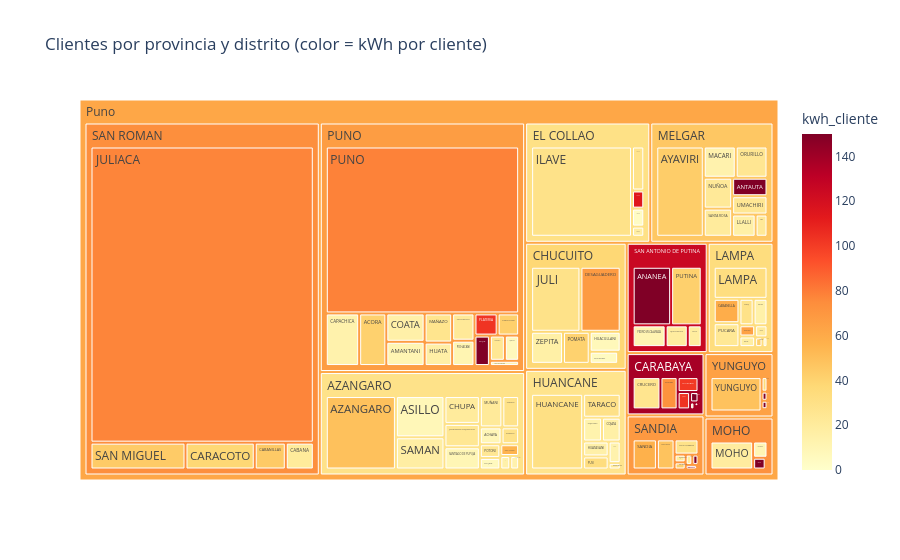

Notebook code cell kept with this figure:
### Code cell
fig = px.treemap(df, path=[px.Constant("Puno"), "provincia", "distrito"], values="clientes",
                 color="kwh_cliente", color_continuous_scale="YlOrRd", range_color=(0, 150),
                 title="Clientes por provincia y distrito (color = kWh por cliente)")
fig.update_traces(root_color="lightgrey")
fig.show()

### Figure 1 — Plotly figure (JSON) as saved in the notebook; plotly's stock layout.template omitted (floating-point values rounded to 4 significant figures)
{"data": [{"branchvalues": "total", "customdata": [[8.956], [29.01], [8.628], [49.16], [29.2], [20.57], [24.73], [21.54], [24.27], [17.39], [55.49], [5.856], [13.18], [9.756], [14.57], [103.6], [21.44], [152.2], [1344.0], [26.45], [517.4], [30930.0], [72.14], [101.2], [0.4099], [67.73], [7.488], [29.09], [47.49], [5.132], [40.75], [16.14], [17.69], [3.041], [29.23], [114.6], [27.86], [16.05], [31.29], [15.23], [13.37], [33.85], [21.66], [29.58], [13.0], [58.72], [29.44], [33.06], [20.74], [14.81], [42.3], [17.86], [23.49], [64.99], [12.54], [266.5], [43.3], [22.43], [16.06], [13.38], [22.32], [25.22], [20.46], [23.97], [614.7], [10.1], [19.27], [21.15], [41.13], [10.71], [22.4], [13.84], [41.91], [15.39], [16.2], [26.71], [24.52], [10.92], [103.0], [78.24], [11.47], [6.871], [158.6], [265.4], [10.98], [41.64], [19.38], [18.98], [20.78], [44.76], [38.09], [77.24], [44.12], [29.18], [42.24], [176.2], [594.2], [48.1], [20.09], [615.4], [56.98], [20.76], [508.8], [419.8], [35.56], [694.1], [155.5], [829.0], [48.45], [29.04], [138.2], [37.92], [30.3], [27.29], [33.76], [46.19], [72.94], [67.08], [125.4], [74.1], [69.06], [64.73], [61.96]], "domain": {"x": [0, 1], "y": [0, 1]}, "hovertemplate": "labels=%{label}<br>clientes=%{value}<br>parent=%{parent}<br>id=%{id}<br>kwh_cliente=%{color}<extra></extra>", "ids": ["Puno/AZANGARO/ACHAYA", "Puno/AZANGARO/ARAPA", "Puno/AZANGARO/ASILLO", "Puno/AZANGARO/AZANGARO", "Puno/AZANGARO/CAMINACA", "Puno/AZANGARO/CHUPA", "Puno/AZANGARO/JOSE DOMINGO CHOQUEHUANCA", "Puno/AZANGARO/MUÑANI", "Puno/AZANGARO/POTONI", "Puno/AZANGARO/SAMAN", "Puno/AZANGARO/SAN ANTON", "Puno/AZANGARO/SAN JOSE", "Puno/AZANGARO/SAN JUAN DE SALINAS", "Puno/AZANGARO/SANTIAGO DE PUPUJA", "Puno/AZANGARO/TIRAPATA", "Puno/CARABAYA/AJOYANI", "Puno/CARABAYA/AYAPATA", "Puno/CARABAYA/COASA", "Puno/CARABAYA/CORANI", "Puno/CARABAYA/CRUCERO", "Puno/CARABAYA/ITUATA", "Puno/CARABAYA/MACUSANI", "Puno/CARABAYA/OLLACHEA", "Puno/CARABAYA/SAN GABAN", "Puno/CARABAYA/USICAYOS", "Puno/CHUCUITO/DESAGUADERO", "Puno/CHUCUITO/HUACULLANI", "Puno/CHUCUITO/JULI", "Puno/CHUCUITO/KELLUYO", "Puno/CHUCUITO/PISACOMA", "Puno/CHUCUITO/POMATA", "Puno/CHUCUITO/ZEPITA", "Puno/EL COLLAO/CAPASO", "Puno/EL COLLAO/CONDURIRI", "Puno/EL COLLAO/ILAVE", "Puno/EL COLLAO/PILCUYO", "Puno/EL COLLAO/SANTA ROSA", "Puno/HUANCANE/COJATA", "Puno/HUANCANE/HUANCANE", "Puno/HUANCANE/HUATASANI", "Puno/HUANCANE/INCHUPALLA", "Puno/HUANCANE/PUSI", "Puno/HUANCANE/ROSASPATA", "Puno/HUANCANE/TARACO", "Puno/HUANCANE/VILQUE CHICO", "Puno/LAMPA/CABANILLA", "Puno/LAMPA/CALAPUJA", "Puno/LAMPA/LAMPA", "Puno/LAMPA/NICASIO", "Puno/LAMPA/OCUVIRI", "Puno/LAMPA/PALCA", "Puno/LAMPA/PARATIA", "Puno/LAMPA/PUCARA", "Puno/LAMPA/SANTA LUCIA", "Puno/LAMPA/VILAVILA", "Puno/MELGAR/ANTAUTA", "Puno/MELGAR/AYAVIRI", "Puno/MELGAR/CUPI", "Puno/MELGAR/LLALLI", "Puno/MELGAR/MACARI", "Puno/MELGAR/NUÑOA", "Puno/MELGAR/ORURILLO", "Puno/MELGAR/SANTA ROSA", "Puno/MELGAR/UMACHIRI", "Puno/MOHO/CONIMA", "Puno/MOHO/HUAYRAPATA", "Puno/MOHO/MOHO", "Puno/MOHO/TILALI", "Puno/PUNO/ACORA", "Puno/PUNO/AMANTANI", "Puno/PUNO/ATUNCOLLA", "Puno/PUNO/CAPACHICA", "Puno/PUNO/CHUCUITO", "Puno/PUNO/COATA", "Puno/PUNO/HUATA", "Puno/PUNO/MAÑAZO", "Puno/PUNO/PAUCARCOLLA", "Puno/PUNO/PICHACANI", "Puno/PUNO/PLATERIA", "Puno/PUNO/PUNO", "Puno/PUNO/SAN ANTONIO", "Puno/PUNO/TIQUILLACA", "Puno/PUNO/VILQUE", "Puno/SAN ANTONIO DE PUTINA/ANANEA", "Puno/SAN ANTONIO DE PUTINA/PEDRO VILCA APAZA", "Puno/SAN ANTONIO DE PUTINA/PUTINA", "Puno/SAN ANTONIO DE PUTINA/QUILCAPUNCU", "Puno/SAN ANTONIO DE PUTINA/SINA", "Puno/SAN ROMAN/CABANA", "Puno/SAN ROMAN/CABANILLAS", "Puno/SAN ROMAN/CARACOTO", "Puno/SAN ROMAN/JULIACA", "Puno/SAN ROMAN/SAN MIGUEL", "Puno/SANDIA/ALTO INAMBARI", "Puno/SANDIA/CUYOCUYO", "Puno/SANDIA/PATAMBUCO", "Puno/SANDIA/PHARA", "Puno/SANDIA/PUTINA PUNCU", "Puno/SANDIA/QUIACA", "Puno/SANDIA/SAN JUAN DEL ORO", "Puno/SANDIA/SANDIA", "Puno/SANDIA/YANAHUAYA", "Puno/YUNGUYO/ANAPIA", "Puno/YUNGUYO/COPANI", "Puno/YUNGUYO/CUTURAPI", "Puno/YUNGUYO/OLLARAYA", "Puno/YUNGUYO/TINICACHI", "Puno/YUNGUYO/UNICACHI", "Puno/YUNGUYO/YUNGUYO", "Puno/AZANGARO", "Puno/CARABAYA", "Puno/CHUCUITO", "Puno/EL COLLAO", "Puno/HUANCANE", "Puno/LAMPA", "Puno/MELGAR", "Puno/MOHO", "Puno/PUNO", "Puno/SAN ANTONIO DE PUTINA", "Puno/SAN ROMAN", "Puno/SANDIA", "Puno/YUNGUYO", "Puno"], "labels": ["ACHAYA", "ARAPA", "ASILLO", "AZANGARO", "CAMINACA", "CHUPA", "JOSE DOMINGO CHOQUEHUANCA", "MUÑANI", "POTONI", "SAMAN", "SAN ANTON", "SAN JOSE", "SAN JUAN DE SALINAS", "SANTIAGO DE PUPUJA", "TIRAPATA", "AJOYANI", "AYAPATA", "COASA", "CORANI", "CRUCERO", "ITUATA", "MACUSANI", "OLLACHEA", "SAN GABAN", "USICAYOS", "DESAGUADERO", "HUACULLANI", "JULI", "KELLUYO", "PISACOMA", "POMATA", "ZEPITA", "CAPASO", "CONDURIRI", "ILAVE", "PILCUYO", "SANTA ROSA", "COJATA", "HUANCANE", "HUATASANI", "INCHUPALLA", "PUSI", "ROSASPATA", "TARACO", "VILQUE CHICO", "CABANILLA", "CALAPUJA", "LAMPA", "NICASIO", "OCUVIRI", "PALCA", "PARATIA", "PUCARA", "SANTA LUCIA", "VILAVILA", "ANTAUTA", "AYAVIRI", "CUPI", "LLALLI", "MACARI", "NUÑOA", "ORURILLO", "SANTA ROSA", "UMACHIRI", "CONIMA", "HUAYRAPATA", "MOHO", "TILALI", "ACORA", "AMANTANI", "ATUNCOLLA", "CAPACHICA", "CHUCUITO", "COATA", "HUATA", "MAÑAZO", "PAUCARCOLLA", "PICHACANI", "PLATERIA", "PUNO", "SAN ANTONIO", "TIQUILLACA", "VILQUE", "ANANEA", "PEDRO VILCA APAZA", "PUTINA", "QUILCAPUNCU", "SINA", "CABANA", "CABANILLAS", "CARACOTO", "JULIACA", "SAN MIGUEL", "ALTO INAMBARI", "CUYOCUYO", "PATAMBUCO", "PHARA", "PUTINA PUNCU", "QUIACA", "SAN JUAN DEL ORO", "SANDIA", "YANAHUAYA", "ANAPIA", "COPANI", "CUTURAPI", "OLLARAYA", "TINICACHI", "UNICACHI", "YUNGUYO", "AZANGARO", "CARABAYA", "CHUCUITO", "EL COLLAO", "HUANCANE", "LAMPA", "MELGAR", "MOHO", "PUNO", "SAN ANTONIO DE PUTINA", "SAN ROMAN", "SANDIA", "YUNGUYO", "Puno"], "marker": {"coloraxis": "coloraxis", "colors": [8.956, 29.01, 8.628, 49.16, 29.2, 20.57, 24.73, 21.54, 24.27, 17.39, 55.49, 5.856, 13.18, 9.756, 14.57, 103.6, 21.44, 152.2, 1344.0, 26.45, 517.4, 30930.0, 72.14, 101.2, 0.4099, 67.73, 7.488, 29.09, 47.49, 5.132, 40.75, 16.14, 17.69, 3.041, 29.23, 114.6, 27.86, 16.05, 31.29, 15.23, 13.37, 33.85, 21.66, 29.58, 13.0, 58.72, 29.44, 33.06, 20.74, 14.81, 42.3, 17.86, 23.49, 64.99, 12.54, 266.5, 43.3, 22.43, 16.06, 13.38, 22.32, 25.22, 20.46, 23.97, 614.7, 10.1, 19.27, 21.15, 41.13, 10.71, 22.4, 13.84, 41.91, 15.39, 16.2, 26.71, 24.52, 10.92, 103.0, 78.24, 11.47, 6.871, 158.6, 265.4, 10.98, 41.64, 19.38, 18.98, 20.78, 44.76, 38.09, 77.24, 44.12, 29.18, 42.24, 176.2, 594.2, 48.1, 20.09, 615.4, 56.98, 20.76, 508.8, 419.8, 35.56, 694.1, 155.5, 829.0, 48.45, 29.04, 138.2, 37.92, 30.3, 27.29, 33.76, 46.19, 72.94, 67.08, 125.4, 74.1, 69.06, 64.73, 61.96]}, "name": "", "parents": ["Puno/AZANGARO", "Puno/AZANGARO", "Puno/AZANGARO", "Puno/AZANGARO", "Puno/AZANGARO", "Puno/AZANGARO", "Puno/AZANGARO", "Puno/AZANGARO", "Puno/AZANGARO", "Puno/AZANGARO", "Puno/AZANGARO", "Puno/AZANGARO", "Puno/AZANGARO", "Puno/AZANGARO", "Puno/AZANGARO", "Puno/CARABAYA", "Puno/CARABAYA", "Puno/CARABAYA", "Puno/CARABAYA", "Puno/CARABAYA", "Puno/CARABAYA", "Puno/CARABAYA", "Puno/CARABAYA", "Puno/CARABAYA", "Puno/CARABAYA", "Puno/CHUCUITO", "Puno/CHUCUITO", "Puno/CHUCUITO", "Puno/CHUCUITO", "Puno/CHUCUITO", "Puno/CHUCUITO", "Puno/CHUCUITO", "Puno/EL COLLAO", "Puno/EL COLLAO", "Puno/EL COLLAO", "Puno/EL COLLAO", "Puno/EL COLLAO", "Puno/HUANCANE", "Puno/HUANCANE", "Puno/HUANCANE", "Puno/HUANCANE", "Puno/HUANCANE", "Puno/HUANCANE", "Puno/HUANCANE", "Puno/HUANCANE", "Puno/LAMPA", "Puno/LAMPA", "Puno/LAMPA", "Puno/LAMPA", "Puno/LAMPA", "Puno/LAMPA", "Puno/LAMPA", "Puno/LAMPA", "Puno/LAMPA", "Puno/LAMPA", "Puno/MELGAR", "Puno/MELGAR", "Puno/MELGAR", "Puno/MELGAR", "Puno/MELGAR", "Puno/MELGAR", "Puno/MELGAR", "Puno/MELGAR", "Puno/MELGAR", "Puno/MOHO", "Puno/MOHO", "Puno/MOHO", "Puno/MOHO", "Puno/PUNO", "Puno/PUNO", "Puno/PUNO", "Puno/PUNO", "Puno/PUNO", "Puno/PUNO", "Puno/PUNO", "Puno/PUNO", "Puno/PUNO", "Puno/PUNO", "Puno/PUNO", "Puno/PUNO", "Puno/PUNO", "Puno/PUNO", "Puno/PUNO", "Puno/SAN ANTONIO DE PUTINA", "Puno/SAN ANTONIO DE PUTINA", "Puno/SAN ANTONIO DE PUTINA", "Puno/SAN ANTONIO DE PUTINA", "Puno/SAN ANTONIO DE PUTINA", "Puno/SAN ROMAN", "Puno/SAN ROMAN", "Puno/SAN ROMAN", "Puno/SAN ROMAN", "Puno/SAN ROMAN", "Puno/SANDIA", "Puno/SANDIA", "Puno/SANDIA", "Puno/SANDIA", "Puno/SANDIA", "Puno/SANDIA", "Puno/SANDIA", "Puno/SANDIA", "Puno/SANDIA", "Puno/YUNGUYO", "Puno/YUNGUYO", "Puno/YUNGUYO", "Puno/YUNGUYO", "Puno/YUNGUYO", "Puno/YUNGUYO", "Puno/YUNGUYO", "Puno", "Puno", "Puno", "Puno", "Puno", "Puno", "Puno", "Puno", "Puno", "Puno", "Puno", "Puno", "Puno", ""], "root": {"color": "lightgrey"}, "type": "treemap", "values": [33070.0, 47430.0, 180600.0, 464900.0, 26760.0, 89010.0, 74660.0, 63580.0, 25300.0, 141200.0, 19990.0, 21330.0, 10810.0, 71030.0, 12120.0, 29720.0, 4158.0, 12060.0, 835.0, 123500.0, 2076.0, 650.0, 76320.0, 42910.0, 344.0, 234200.0, 55270.0, 287200.0, 2731.0, 30860.0, 76570.0, 91610.0, 11080.0, 19590.0, 809800.0, 19740.0, 47930.0, 42460.0, 376200.0, 36240.0, 24870.0, 31850.0, 7313.0, 85530.0, 42800.0, 63540.0, 37990.0, 174700.0, 15110.0, 37210.0, 7311.0, 16920.0, 62360.0, 17840.0, 4915.0, 58130.0, 381800.0, 23460.0, 46460.0, 88970.0, 78020.0, 88370.0, 71160.0, 57730.0, 22290.0, 35230.0, 180600.0, 3276.0, 104000.0, 67630.0, 44380.0, 127900.0, 34670.0, 79230.0, 47000.0, 58460.0, 27460.0, 41200.0, 37410.0, 2351000.0, 11180.0, 26170.0, 34200.0, 219200.0, 69850.0, 174200.0, 46860.0, 29500.0, 52220.0, 57850.0, 129100.0, 4595000.0, 177100.0, 51890.0, 11290.0, 7395.0, 1007.0, 75670.0, 12240.0, 9087.0, 104000.0, 9762.0, 758.0, 6820.0, 11780.0, 232.0, 7390.0, 888.0, 240200.0, 1282000.0, 292600.0, 778400.0, 908100.0, 647200.0, 437900.0, 894100.0, 241400.0, 3092000.0, 539600.0, 5011000.0, 282400.0, 268100.0, 14670000.0]}], "layout": {"coloraxis": {"autocolorscale": false, "cmax": 150, "cmin": 0, "colorbar": {"title": {"text": "kwh_cliente"}}, "colorscale": [[0, "rgb(255,255,204)"], [0.125, "rgb(255,237,160)"], [0.25, "rgb(254,217,118)"], [0.375, "rgb(254,178,76)"], [0.5, "rgb(253,141,60)"], [0.625, "rgb(252,78,42)"], [0.75, "rgb(227,26,28)"], [0.875, "rgb(189,0,38)"], [1, "rgb(128,0,38)"]]}, "legend": {"tracegroupgap": 0}, "title": {"text": "Clientes por provincia y distrito (color = kWh por cliente)"}}}
